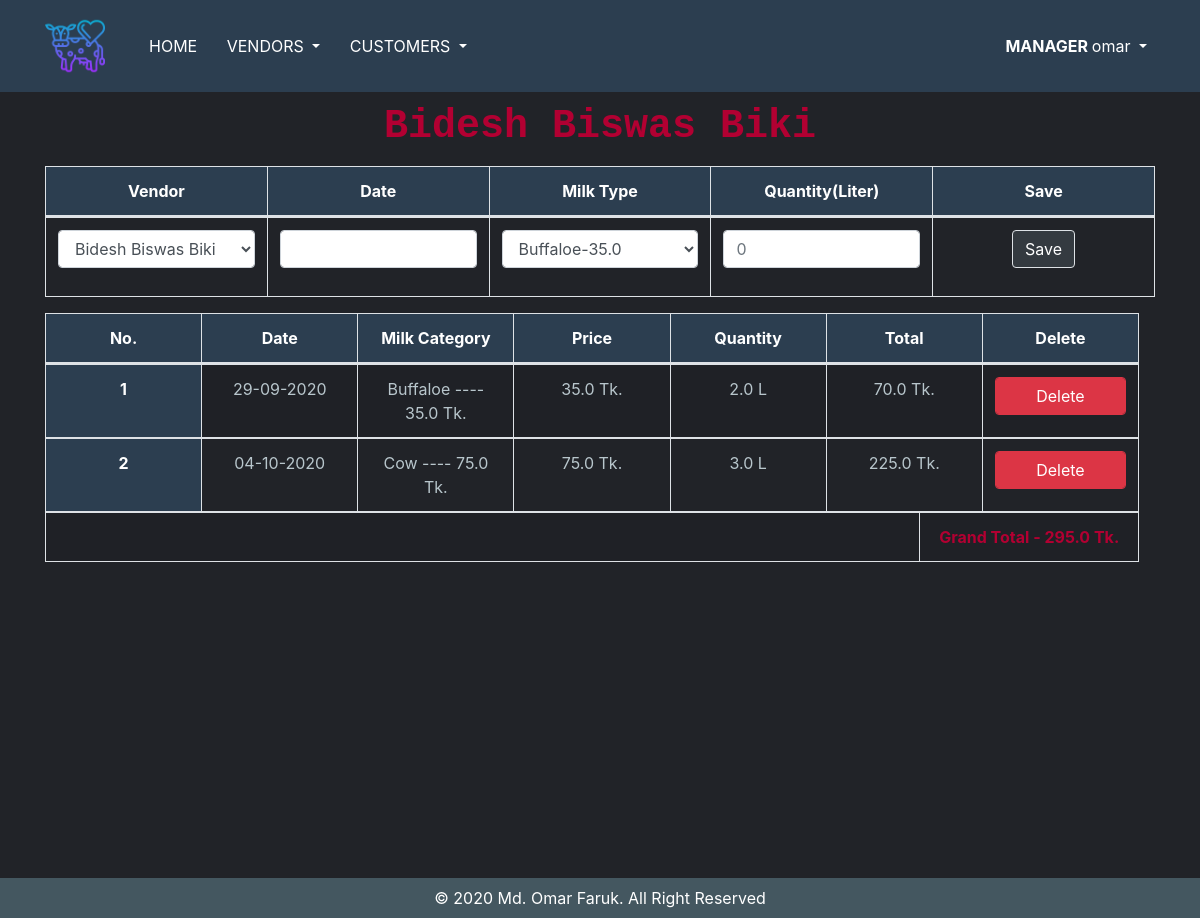
Screenshot of /ledger/5/ (signed in) with the database file from the repository.
### dairyapp/models.py (models this page shows)
class Vendor(models.Model):
    managername = models.CharField(max_length=200)
    vendorname = models.CharField(max_length=200,db_index=True,unique=True)
    joiningdate = models.DateField(auto_now_add=True)
    address = models.CharField(max_length=200, db_index=True)
    vendorcontact = models.CharField(max_length=14,db_index=True)
    status = models.BooleanField(default=True)
    def __str__(self):
        return self.vendorname

class vendorledger(models.Model):
    related_vendor = models.ForeignKey(Vendor, related_name='vendorledger', on_delete=models.CASCADE,null=True)
    related_milkcategory = models.ForeignKey(MilkCategory, related_name='vendorledger', on_delete=models.CASCADE, null=True)
    date = models.CharField(max_length=1000000,db_index=True)
    price = models.FloatField(max_length=1000000,db_index=True,default=0.0)
    quantity = models.FloatField(max_length=1000000,db_index=True,default=0.0)
    total = models.FloatField(max_length=1000000,db_index=True,default=0.0)
    class Meta:
        ordering = ('-date',)

class MilkCategory(models.Model):
    CHOICES1 = (
        ('Cow','Cow'),
        ('Buffaloe','Buffalo'),#buffaloes
        ('Others','Others'),
    )
    animalname= models.CharField(max_length=200,choices=CHOICES1)
    milkprice = models.FloatField(max_length=200, db_index=True)
    related_vendor = models.ForeignKey(Vendor, related_name='MilkCategory', on_delete=models.CASCADE, null=True)
    def __str__(self):
        return self.animalname +" ---- " + str(self.milkprice) + " Tk."

### dairyapp/views.py (the view)
# urls.py: path('ledger/<int:pk>/', views.ledger, name='ledger'),  # Individual vendor dashboard
@login_required
def ledger(request,pk):
         ledgerform = vendorledgerForm()
         vendor_obj = get_object_or_404(models.Vendor,pk=pk)
         ledgerdata = models.vendorledger.objects.filter(related_vendor=vendor_obj)
         alltotal=0.0
         for alto in ledgerdata:
             alltotal = alltotal+float(alto.total)
         print(alltotal)
         milks = models.MilkCategory.objects.filter(related_vendor=vendor_obj)
         milk_list = [(milk.animalname +"-"+ str(milk.milkprice), milk.pk) for milk in milks]
         print(milk_list)
         day_list = ["Sunday","Monday","Tuesday","Wednesday","Thursday","Friday","Saturday"]
         return render(request, 'vendor/vendorledger.html',{
             "vendor_obj":vendor_obj,
             "ledgerdata":ledgerdata,
             "ledgerform":ledgerform,
             "num_range":range(6),
             "milk_list":milk_list,
             "day_list":day_list,
             "alltotal":alltotal,
             })

### dairyapp/forms.py
class vendorledgerForm(forms.Form):
    CHOICES1 = (
        ('Cow','Cow'),
        ('Buffaloe','Buffaloe'),
        ('Others','Others'),
    )
    CHOICES2 = (
        ('Sunday','Sunday'),
        ('Monday','Monday'),
        ('Tuesday','Tuesday'),
        ('Wednesday','Wednesday'),
        ('Thursday','Thursday'),
        ('Friday','Friday'),
        ('Saturday','Saturday'),
    )
    Milk_Category = forms.ChoiceField(label='',choices=CHOICES1)
    Day = forms.ChoiceField(label='',choices=CHOICES2)
    Quantity = forms.CharField(label='',required=False)

### dairyapp/templatetags/custom_tags.py (called while the page is built)
@register.simple_tag(name="multiply")
def multiply(qty, unit_price, *args, **kwargs):
    return qty * unit_price

### templates/vendor/vendorledger.html (shortened to what this page needs)
{% extends 'base.html' %}
{% load crispy_forms_tags %}
{% load templatetags %}
{% block content %}
<h2 class="vendor_name_heading"><strong>{{ vendor_obj }}</strong></h2>
<div class="table-responsive">
  <table class="table table-bordered">
    <thead>
      <tr>
        <th scope="col">Vendor</th>
        <th scop="col">Date</th>
        <th scope="col">Milk Type</th>
        <th scope="col">Quantity(Liter)</th>
        <th scope="col">Save</th>
      </tr>
    </thead>
    <tbody>
      <form action="\ledger_save\" method="POST">
        <tr>
          <td scpoe="col">
            <div class="form-row">
              <div class="col">
                <select class="form-control" id="vendor" name="vendor">
                  <option value="{{ vendor_obj.pk }}"> {{ vendor_obj }} </option>
                </select>
              </div>
            </div>
          </td>
          <td scpoe="col">
            <div class="form-row">
              <div class="col">
                <p><input class="form-control" type="text" name="date" id="datepicker"></p>
              </div>
            </div>
          </td>
          <td scpoe="col">
            <div class="form-row">
              <div class="col">
                <select class="form-control" id="milktype" name="milktype">
                  {% for milk, milk_pk in milk_list %}
                  <option value="{{milk_pk}}"> {{milk}} </option>
                  {% endfor %}
                </select>
              </div>
            </div>
          </td>
          <td scpoe="col">
            <div class="form-row">
              <div class="col">
                <input type="name" class="form-control" name="quantity" placeholder="0" pattern="\d+">
              </div>
            </div>
          </td>
          <td scpoe="col">
            <div class="form-row">
              <div class="col">
                <button type="submit" class="btn btn-dark border">Save</button>
              </div>
            </div>
          </td>
        </tr>
      </form>
    </tbody>
  </table>
</div>
<div class="table-responsive">
  <table class="table table-bordered table-striped ">
    <thead id="theadthid">
      <tr>
        <th scope="col">No.</th>
        <th scope="col">Date</th>
        <th scope="col">Milk Category</th>
        <th scope="col">Price</th>
        <th scope="col">Quantity</th>
        <th scope="col">Total</th>
        <th scope="col">Delete</th>
      </tr>
    </thead>
    <tbody id="tbodydata">
      {% for data in ledgerdata %}
      <tr>
        <th scope="row">{{ forloop.counter }}</th>
        <td>{{ data.date }}</td>
        <td>{{ data.related_milkcategory }}</td>
        <td>{{ data.price }} Tk.</td>
        <td>{{ data.quantity }} L</td>
        <td>{% multiply data.quantity data.price %} Tk.</td>
        <td>
          <form action="{% url 'ledger_delete' %}" method="POST">
            <button class="btn btn-danger form-control" type="submit" name="ledger_pk" value="{{data.pk}}">Delete</button>
          </form>
        </td>
      </tr>
      {% endfor %}
      <tr>
        <td colspan="4"></td>
        <td id="totalid"><strong>Grand Total - {{ alltotal }} Tk.</strong></td>
      </tr>
    </tbody>
  </table>
</div>
{% endblock %}

### templates/base.html (shortened to what this page needs)
<!doctype html>
<html lang="en">
  <head>
    {% load static %}
    <link rel="stylesheet" href="https://stackpath.bootstrapcdn.com/bootstrap/4.3.1/css/bootstrap.min.css">
    <link rel="stylesheet" href="https://use.fontawesome.com/releases/v5.7.2/css/all.css">
    <link rel="stylesheet" href="https://use.fontawesome.com/releases/v5.8.1/css/all.css">
    <link rel="stylesheet" href="//code.jquery.com/ui/1.12.1/themes/base/jquery-ui.css">
  </head>
<body>
  <nav class="navbar navbar-expand-md fixed-top">
    <div class="container ">
      <div class="logo-image">
            <a href="{% url 'home' %}"><img src="{% static 'images/cow.png' %}" alt="logo.png" class="img-fluid"></a>
      </div>
    <div class="collapse navbar-collapse" id="navbarSupportedContent">
      <ul class="navbar-nav mr-auto">
        <li class="nav-item">
          <a class="nav-link" href="{% url 'home' %}" style="color: #FFFFFF;">HOME</a>
        </li>
        {% if user.is_authenticated and user.profile.user_type == 'Manager'%}
        <li class="nav-item dropdown">
            <a class="nav-link dropdown-toggle" id="navbarDropdown" role="button" data-toggle="dropdown" aria-haspopup="true" aria-expanded="false">
              VENDORS
            </a>
          </li>
          <li class="nav-item dropdown">
            <a class="nav-link dropdown-toggle" id="navbarDropdown" role="button" data-toggle="dropdown" aria-haspopup="true" aria-expanded="false">
              CUSTOMERS
            </a>
          </li>
          {% endif %}
      </ul>
      {% if user.is_authenticated %}
        <ul class="navbar-nav">
          <li class="nav-item dropdown">
            <a class="nav-link dropdown-toggle"  id="navbarDropdown" role="button" data-toggle="dropdown" aria-haspopup="true" aria-expanded="false">
          {% if user.profile.user_type == 'Manager' %}<strong>MANAGER </strong>{% elif user.profile.user_type == 'Customer'  %}<strong>CUSTOMER </strong> {% endif %}{{ user.username }}
            </a>
          </li>
        </ul>
      {% else %}
        <form class="form-inline my-2 my-lg-0">
          <a href="{% url 'login' %}" class="nav-link" style="color: #FFFFFF;">LOG IN</a>
        </form>
      {% endif %}
    </div>
  </div>
  </nav>
<div class="container">
      {% block content %}
      {% endblock %}
</div>
<footer class="footer sticky-bottom">
  <div class="p-2 mt-5">
    <span>© 2020 Md. Omar Faruk. All Right Reserved</span>
  </div>
</footer>
</body>
</html>

### rows the page displays
Vendor: vendorname "Bidesh Biswas Biki", vendor "Bidesh Biswas Biki"
vendorledger: date "29-09-2020", related_milkcategory "Buffaloe ---- 35.0 Tk.", price "35.0", quantity "2.0", quantity+price "70.0", {{ data.pk }} 3 (drawn)
vendorledger: date "04-10-2020", related_milkcategory "Cow ---- 75.0 Tk.", price "75.0", quantity "3.0", quantity+price "225.0", {{ data.pk }} 5 (drawn)

### other values shown
{{ user.username }} "omar"
{{ alltotal }} "295.0"
form field milktype "Buffaloe-35.0"
